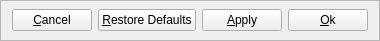
       <widget class="QFrame" name="genButtonFrame">
        <property name="sizePolicy">
         <sizepolicy hsizetype="MinimumExpanding" vsizetype="Fixed">
          <horstretch>0</horstretch>
          <verstretch>0</verstretch>
         </sizepolicy>
        </property>
        <property name="minimumSize">
         <size>
          <width>0</width>
          <height>41</height>
         </size>
        </property>
        <property name="maximumSize">
         <size>
          <width>16777215</width>
          <height>41</height>
         </size>
        </property>
        <property name="frameShape">
         <enum>QFrame::StyledPanel</enum>
        </property>
        <property name="frameShadow">
         <enum>QFrame::Raised</enum>
        </property>
        <layout class="QHBoxLayout" name="horizontalLayout_5">
         <property name="spacing">
          <number>0</number>
         </property>
         <property name="topMargin">
          <number>6</number>
         </property>
         <property name="bottomMargin">
          <number>6</number>
         </property>
         <item>
          <widget class="QPushButton" name="cancelButton">
           <property name="text">
            <string>&amp;Cancel</string>
           </property>
          </widget>
         </item>
         <item>
          <spacer name="genButtonHSpacer">
           <property name="orientation">
            <enum>Qt::Horizontal</enum>
           </property>
           <property name="sizeType">
            <enum>QSizePolicy::MinimumExpanding</enum>
           </property>
           <property name="sizeHint" stdset="0">
            <size>
             <width>6</width>
             <height>20</height>
            </size>
           </property>
          </spacer>
         </item>
         <item>
          <widget class="QPushButton" name="defaultsButton">
           <property name="text">
            <string>&amp;Restore Defaults</string>
           </property>
          </widget>
         </item>
         <item>
          <spacer name="genButtonHSpacer_2">
           <property name="orientation">
            <enum>Qt::Horizontal</enum>
           </property>
           <property name="sizeType">
            <enum>QSizePolicy::MinimumExpanding</enum>
           </property>
           <property name="sizeHint" stdset="0">
            <size>
             <width>6</width>
             <height>20</height>
            </size>
           </property>
          </spacer>
         </item>
         <item>
          <widget class="QPushButton" name="applyButton">
           <property name="text">
            <string>&amp;Apply</string>
           </property>
          </widget>
         </item>
         <item>
          <spacer name="genButtonHSpacer_3">
           <property name="orientation">
            <enum>Qt::Horizontal</enum>
           </property>
           <property name="sizeType">
            <enum>QSizePolicy::MinimumExpanding</enum>
           </property>
           <property name="sizeHint" stdset="0">
            <size>
             <width>6</width>
             <height>20</height>
            </size>
           </property>
          </spacer>
         </item>
         <item>
          <widget class="QPushButton" name="okButton">
           <property name="text">
            <string>&amp;Ok</string>
           </property>
          </widget>
         </item>
        </layout>
       </widget>
